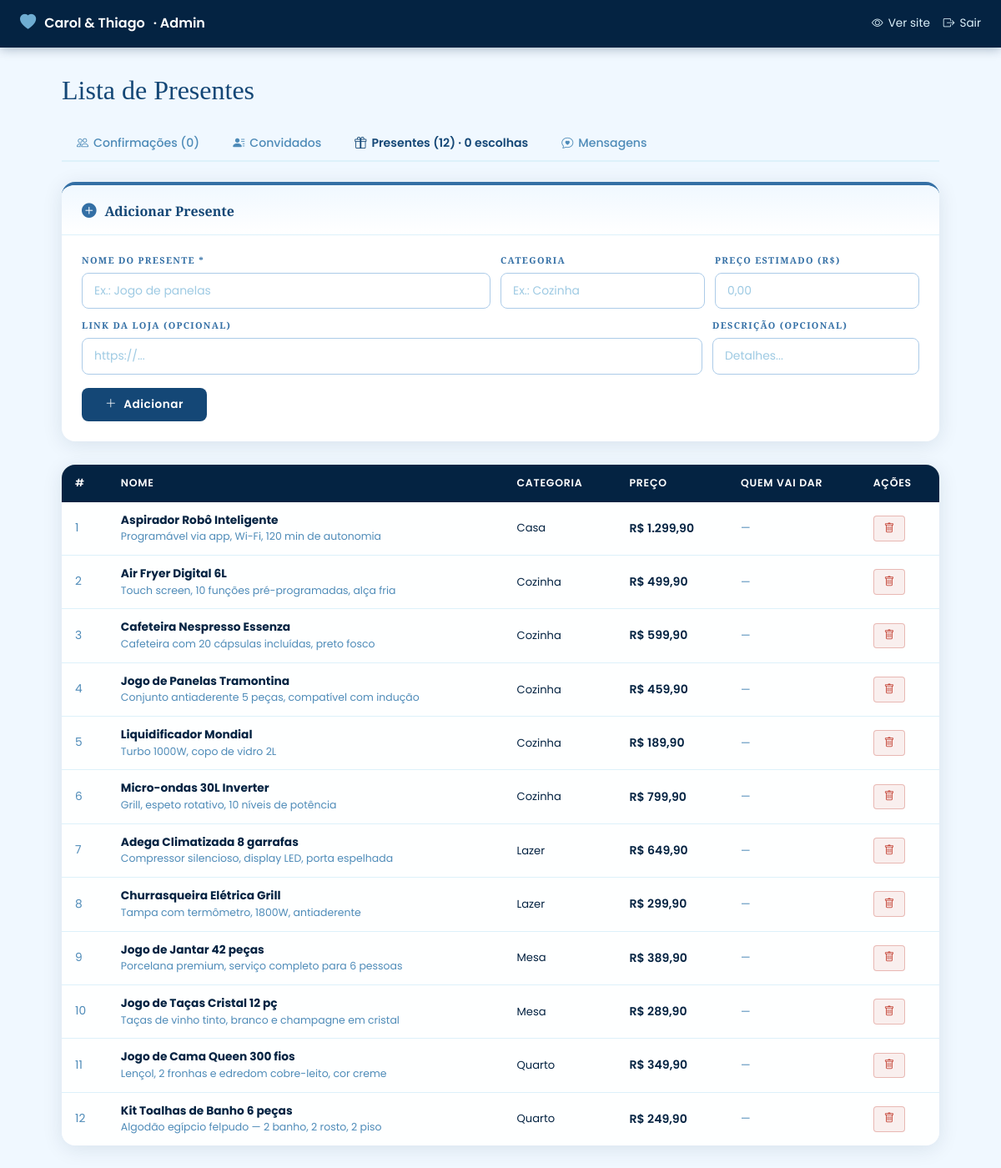
/admin/presentes.php (signed in), run on the app's committed database.
### tables this page shows
CREATE TABLE IF NOT EXISTS presentes (
    id           INT UNSIGNED AUTO_INCREMENT PRIMARY KEY,
    nome         VARCHAR(200)   NOT NULL,
    descricao    TEXT,
    categoria    VARCHAR(80)    DEFAULT 'Geral',
    preco        DECIMAL(10,2),
    link         TEXT,
    imagem       VARCHAR(300),
    comprado     TINYINT(1)     DEFAULT 0,
    comprado_por VARCHAR(150),
    comprado_em  DATETIME,
    INDEX idx_categoria (categoria),
    INDEX idx_comprado  (comprado)
);

### admin/presentes.php (the view, shortened to what this page needs)
<?php
try {
    $db        = getDB();
    $presentes = $db->query("SELECT * FROM presentes ORDER BY categoria ASC, nome ASC")->fetchAll();
    $totalConf = (int) $db->query("SELECT COUNT(*) FROM convidados WHERE confirmado = 1")->fetchColumn();
    $totalPres = count($presentes);
    $escolhasRaw = $db->query(
        "SELECT pe.id, pe.presente_id, pe.nome, pe.criado_em FROM presentes_escolhas pe ORDER BY pe.presente_id, pe.criado_em ASC"
    )->fetchAll();
    $escolhasPorPresente = [];
    $totalEscolhas = count($escolhasRaw);
} catch (Exception $e) {
    $presentes = $cats = $escolhasRaw = [];
    $escolhasPorPresente = [];
    $totalConf = $totalPres = $msgPend = $totalEscolhas = 0;
}
?>
<!DOCTYPE html>
<html lang="pt-BR">
<head>
    <link href="https://cdn.jsdelivr.net/npm/bootstrap@5.3.0/dist/css/bootstrap.min.css" rel="stylesheet">
    <link rel="stylesheet" href="https://cdn.jsdelivr.net/npm/bootstrap-icons@1.11.3/font/bootstrap-icons.min.css">
    <link rel="stylesheet" href="<?= BASE_URL ?>/src/css/estilo-padrão.css">
    <link rel="stylesheet" href="<?= BASE_URL ?>/src/css/paginas/admin.css">
</head>
<body class="admin-body">
<div class="admin-topbar">
    <div class="admin-topbar-brand">
        <i class="bi bi-heart-fill"></i>
        <?= NOIVA ?> &amp; <?= NOIVO ?><span class="brand-label"> · Admin</span>
    </div>
    <div class="admin-topbar-actions">
        <a href="<?= BASE_URL ?>/" target="_blank"><i class="bi bi-eye"></i> Ver site</a>
        <a href="<?= BASE_URL ?>/admin/logout"><i class="bi bi-box-arrow-right"></i> Sair</a>
    </div>
</div>
<div class="admin-main">
    <h2 style="font-family:var(--font-serif);color:var(--blue2);margin-bottom:24px;">Lista de Presentes</h2>
    <div class="admin-nav">
        <a href="<?= BASE_URL ?>/admin/index" class="admin-tab">
            <i class="bi bi-people"></i> Confirmações (<?= $totalConf ?>)
        </a>
        <a href="<?= BASE_URL ?>/admin/convidados" class="admin-tab">
            <i class="bi bi-person-lines-fill"></i> Convidados
        </a>
        <a href="<?= BASE_URL ?>/admin/presentes" class="admin-tab active">
            <i class="bi bi-gift"></i> Presentes (<?= $totalPres ?>) · <?= $totalEscolhas ?> escolha<?= $totalEscolhas !== 1 ? 's' : '' ?>
        </a>
        <a href="<?= BASE_URL ?>/admin/mensagens" class="admin-tab">
            <i class="bi bi-chat-heart"></i> Mensagens
        </a>
    </div>
    <div class="form-add-present">
        <div class="form-add-present-header">
            <i class="bi bi-plus-circle-fill"></i>
            <h4>Adicionar Presente</h4>
        </div>
        <div class="form-add-present-body">
        <form method="POST">
            <div class="form-grid">
                <div class="form-group-custom">
                    <label>Nome do presente *</label>
                    <input type="text" name="nome" class="input-custom" placeholder="Ex.: Jogo de panelas" required maxlength="200">
                </div>
                <div class="form-group-custom">
                    <label>Categoria</label>
                    <input type="text" name="categoria" class="input-custom"
                           placeholder="Ex.: Cozinha"
                           list="cats-list" maxlength="80">
                </div>
                <div class="form-group-custom">
                    <label>Preço estimado (R$)</label>
                    <input type="text" name="preco" class="input-custom" placeholder="0,00" maxlength="12">
                </div>
            </div>
            <div class="form-grid-2">
                <div class="form-group-custom">
                    <label>Link da loja (opcional)</label>
                    <input type="url" name="link" class="input-custom" placeholder="https://..." maxlength="500">
                </div>
                <div class="form-group-custom">
                    <label>Descrição (opcional)</label>
                    <input type="text" name="descricao" class="input-custom" placeholder="Detalhes..." maxlength="300">
                </div>
            </div>
            <button type="submit" class="btn-primary-custom btn-add-present">
                <i class="bi bi-plus-lg"></i> Adicionar
            </button>
        </form>
        </div>
    </div>
    <div class="admin-table-wrap">
        <?php if (empty($presentes)): ?>
        <div style="padding:40px;text-align:center;color:var(--blue4);">
            <i class="bi bi-gift" style="font-size:2rem;display:block;margin-bottom:8px;"></i>
            Nenhum presente cadastrado.
        </div>
        <?php else: ?>
        <table class="admin-table">
            <thead>
                <tr>
                    <th>#</th>
                    <th>Nome</th>
                    <th>Categoria</th>
                    <th>Preço</th>
                    <th>Quem vai dar</th>
                    <th>Ações</th>
                </tr>
            </thead>
            <tbody>
                <?php foreach ($presentes as $i => $p): ?>
                <?php $escolhas = $escolhasPorPresente[$p['id']] ?? []; ?>
                <tr>
                    <td style="color:var(--blue4);"><?= $i + 1 ?></td>
                    <td>
                        <strong><?= htmlspecialchars($p['nome']) ?></strong>
                        <?php if ($p['descricao']): ?>
                        <div style="font-size:.78rem;color:var(--blue4);"><?= htmlspecialchars($p['descricao']) ?></div>
                        <?php endif; ?>
                    </td>
                    <td style="font-size:.82rem;"><?= htmlspecialchars($p['categoria']) ?></td>
                    <td style="font-size:.88rem;font-weight:600;white-space:nowrap;">
                        <?= $p['preco'] ? 'R$ ' . number_format($p['preco'], 2, ',', '.') : '—' ?>
                    </td>
                    <td style="font-size:.82rem;">
                        <?php if (empty($escolhas)): ?>
                            <span style="color:var(--blue4);">—</span>
                        <?php endif; ?>
                    </td>
                    <td>
                        <div style="display:flex;gap:6px;flex-wrap:wrap;">
                            <form method="POST" style="display:inline;"
                                  onsubmit="return confirm('Excluir este presente da lista?')">
                                <button type="submit" class="btn-action btn-action--delete">
                                    <i class="bi bi-trash"></i>
                                </button>
                            </form>
                        </div>
                    </td>
                </tr>
                <?php endforeach; ?>
            </tbody>
        </table>
        <?php endif; ?>
    </div>
</div>
</body>
</html>

### src/css/estilo-padrão.css (style rules this page uses)
:root { --blue1: rgb(4, 35, 66); --blue2: rgb(20, 71, 118); --blue3: rgb(51, 111, 165); --blue4: rgb(78, 139, 184); --blue5: rgb(111, 173, 210); --blue6: rgb(158, 202, 227); --whiteblue1: rgb(138, 171, 214); --whiteblue2: rgb(146, 182, 214); --whiteblue3: rgb(172, 203, 232); --whiteblue3-1: rgba(172, 203, 232, 0.7); --whiteblue4: rgb(221, 241, 250); --whiteblue5: rgb(240, 248, 255); --white: #ffffff; --font-base: 'Poppins', Arial, sans-serif; --font-dif: 'Great Vibes', cursive; --font-serif: 'Playfair Display', serif; --font-caps: 'Cinzel', serif; --font-caps-dec: 'Cinzel Decorative', serif; --status-ok: #2e9e5b; --status-pend: #e8a020; --status-no: #c0392b; --card-bg: rgba(255, 255, 255, 0.92); --shadow: 0 4px 24px rgba(4, 35, 66, 0.10); --shadow-md: 0 6px 32px rgba(4, 35, 66, 0.15); --shadow-lg: 0 10px 48px rgba(4, 35, 66, 0.20); --radius: 16px; --radius-sm: 8px; --radius-xs: 4px; --transition: all 0.35s ease; }
*, *::before, *::after { box-sizing: border-box; margin: 0; padding: 0; }
html { scroll-behavior: smooth; }
body { font-family: var(--font-base); color: var(--blue1); background-color: var(--whiteblue5); -webkit-font-smoothing: antialiased; overflow-x: hidden; padding-bottom: 72px; }
a { text-decoration: none; color: inherit; transition: var(--transition); }
.btn-primary-custom { background: var(--blue2); color: var(--white); border: none; padding: 12px 32px; border-radius: 50px; font-weight: 600; font-size: .9rem; letter-spacing: .04em; cursor: pointer; transition: var(--transition); display: inline-flex; align-items: center; gap: 8px; }
.form-group-custom { display: flex; flex-direction: column; margin-bottom: 20px; }
.form-group-custom label { font-family: var(--font-caps); font-size: .68rem; font-weight: 600; color: var(--blue3); letter-spacing: .12em; text-transform: uppercase; margin-bottom: 7px; display: flex; align-items: center; gap: 5px; }
.input-custom { width: 100%; padding: 12px 16px; border: 1.5px solid var(--whiteblue3); border-radius: 10px; font-family: var(--font-base); font-size: .9rem; color: var(--blue1); background: var(--white); transition: border-color .2s ease, box-shadow .2s ease, background .2s ease; outline: none; line-height: 1.5; }
.input-custom::placeholder { color: var(--blue6); font-size: .87rem; }

### data on the page
presentes: nome "Aspirador Robô Inteligente", descricao "Programável via app, Wi-Fi, 120 min de autonomia", categoria "Casa", preco "1.299,90"
presentes: nome "Air Fryer Digital 6L", descricao "Touch screen, 10 funções pré-programadas, alça fria", categoria "Cozinha", preco "499,90"
presentes: nome "Cafeteira Nespresso Essenza", descricao "Cafeteira com 20 cápsulas incluídas, preto fosco", categoria "Cozinha", preco "599,90"
presentes: nome "Jogo de Panelas Tramontina", descricao "Conjunto antiaderente 5 peças, compatível com indução", categoria "Cozinha", preco "459,90"
presentes: nome "Liquidificador Mondial", descricao "Turbo 1000W, copo de vidro 2L", categoria "Cozinha", preco "189,90"
presentes: nome "Micro-ondas 30L Inverter", descricao "Grill, espeto rotativo, 10 níveis de potência", categoria "Cozinha", preco "799,90"
presentes: nome "Adega Climatizada 8 garrafas", descricao "Compressor silencioso, display LED, porta espelhada", categoria "Lazer", preco "649,90"
presentes: nome "Churrasqueira Elétrica Grill", descricao "Tampa com termômetro, 1800W, antiaderente", categoria "Lazer", preco "299,90"
presentes: nome "Jogo de Jantar 42 peças", descricao "Porcelana premium, serviço completo para 6 pessoas", categoria "Mesa", preco "389,90"
presentes: nome "Jogo de Taças Cristal 12 pç", descricao "Taças de vinho tinto, branco e champagne em cristal", categoria "Mesa", preco "289,90"
presentes: nome "Jogo de Cama Queen 300 fios", descricao "Lençol, 2 fronhas e edredom cobre-leito, cor creme", categoria "Quarto", preco "349,90"
presentes: nome "Kit Toalhas de Banho 6 peças", descricao "Algodão egípcio felpudo — 2 banho, 2 rosto, 2 piso", categoria "Quarto", preco "249,90"

### other printed values
NOIVA "Carol"
NOIVO "Thiago"
$totalConf "0"
$totalPres "12"
$totalEscolhas "0"
